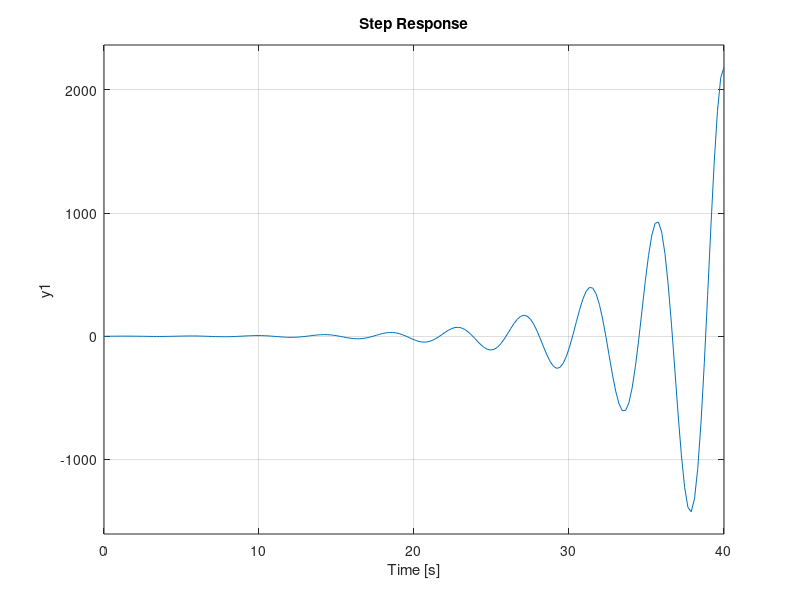

MATLAB code for this plot: (Note: this script raises an error after producing the figure.)
s = tf('s')
T = 1;

num = 1;
den = [T T/16 1];

Kp = 1;
Ti = 1;
Ki = 1;

sys = tf(num, den);
sys_c = tf([Kp, Ki], [1, 0]);
fungsi = feedback(sys*sys_c, 1);

figure
subplot(311), step(fungsi*s);   % Impulse reponse
stepinfo(fungsi*s)
subplot(312), step(fungsi);      % Step Response
stepinfo(fungsi)
subplot(313), step(fungsi / s);  % Ramp response 
stepinfo(fungsi/s)
